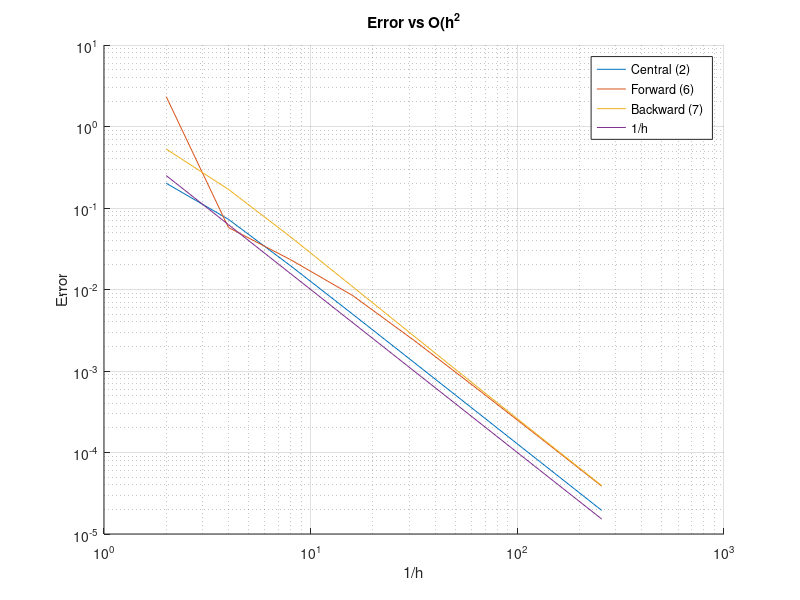

Reproduce this figure in MATLAB.
x0 = 0.75;

err_central = zeros(1,8);
err_left    = zeros(1,8);
err_right   = zeros(1,8);
hs          = zeros(1,8);

true_du = exp(x0)*cos(exp(x0));
% up1 = u0 plus 1 timestep

% Approx derivata med central metod
for k = 1:8
    h = 2^(-k);
    hs(k) = h;
    
    u = @(x) sin(exp(x));
    u0  = u(x0);
    up1 = u(x0 + h);
    up2 = u(x0 + 2*h);
    un1 = u(x0 - h);
    un2 = u(x0 - 2*h);

    % central
    d_central = (up1 - un1)/(2*h);

    % frammåt
    d_left = (-up2 + 4*up1 - 3*u0)/(2*h);

    % bakåt
    d_right = (3*u0 - 4*un1 + un2)/(2*h);

    % fel
    err_central(k) = abs(d_central - true_du);
    err_left(k)    = abs(d_left    - true_du);
    err_right(k)   = abs(d_right   - true_du);
end

figure; 
hold on;

loglog(1./hs, err_central)
loglog(1./hs, err_left)
loglog(1./hs, err_right)

% referenskurva O(h^2)
loglog(1./hs, hs.^2)

xlabel('1/h')
ylabel('Error')
legend('Central (2)', 'Forward (6)', 'Backward (7)', '1/h')
grid on
title('Error vs O(h^2')
